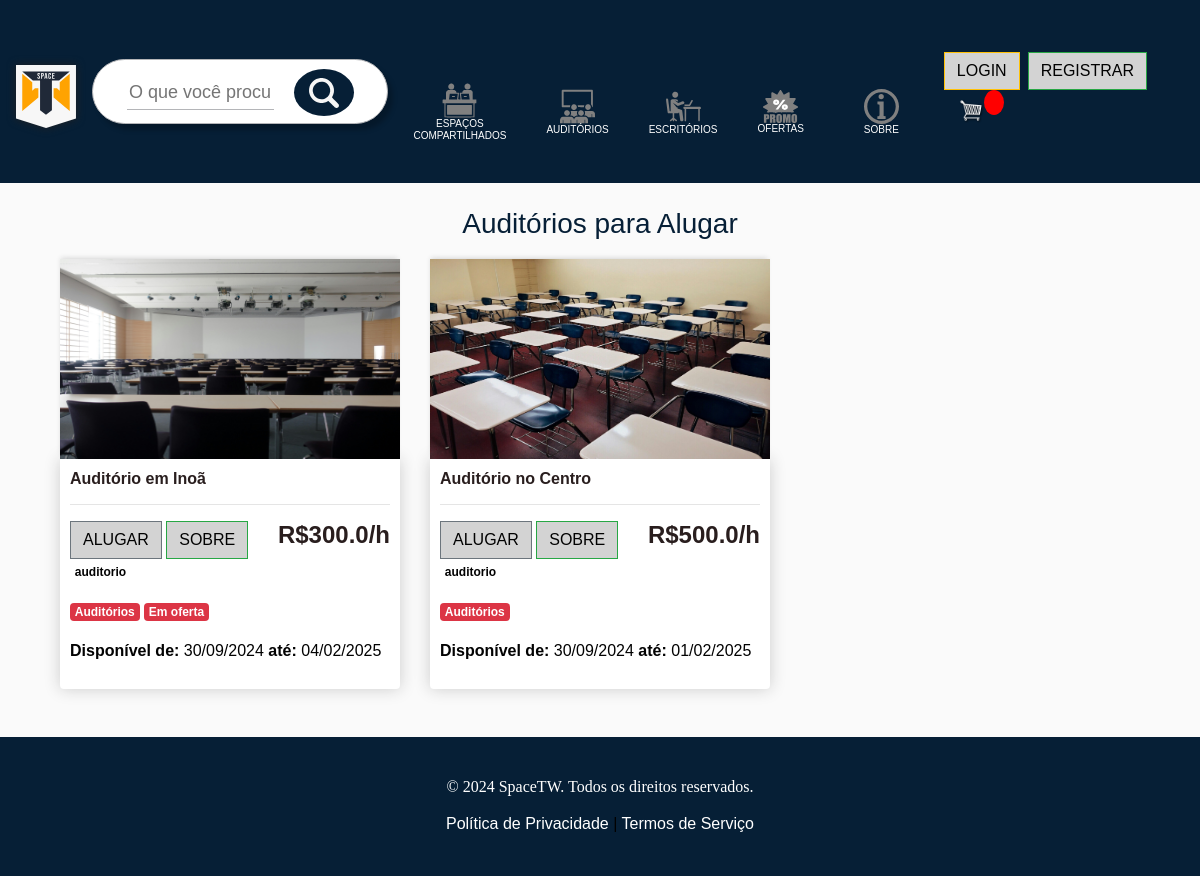
Screenshot of /auditorium-spaces/ with the database file from the repository.
### store/models.py (models this page shows, shortened)
class Product(models.Model):
    name = models.CharField(max_length=200)
    price = models.FloatField()
    digital = models.BooleanField(default=False, null=True, blank=True)
    image = models.ImageField(null=True, blank=True)
    link = models.CharField(max_length=200, null=True)
    on_sale = models.BooleanField(default=False)
    is_rented = models.BooleanField(default=False)
    SPACE_TYPES = [
        ('compartilhado', 'Espaço Compartilhado'),
        ('escritorio', 'Escritório'),
        ('auditorio', 'Auditório'),
    ]
    space_type = models.CharField(max_length=20, choices=SPACE_TYPES, default='escritorio')
    features = models.CharField(max_length=255, default='Nenhuma', blank=True)
    available_from = models.DateField(null=True, blank=True)
    available_to = models.DateField(null=True, blank=True)
    @property
    def imageURL(self):
        try:
            url = self.image.url
        except:
            url = ''
        return url

### store/views.py (the view)
# urls.py: path("auditorium-spaces/", views.auditorium_spaces, name="auditorium_spaces"),
def auditorium_spaces(request):
    auditorium_products = Product.objects.filter(
        space_type="auditorio",
        is_rented=False,
        available_from__lte=today,
        available_to__gte=today,
    )
    return render(
        request,
        "store/auditorium_spaces.html",
        {"auditorium_products": auditorium_products},
    )

### store/templates/store/auditorium_spaces.html
{% extends 'store/main.html' %}
{% load static %}
{% block content %}
<div class="container">
    <h1 class="text-center" style="font-family: Arial, sans-serif;">Auditórios para Alugar</h1>
    <div class="row">
        {% for product in auditorium_products %}
        {% if product.available_from and product.available_to %}
        <div class="col-lg-4">
            <img class="thumbnail" src="{{ product.imageURL }}">
            <div class="box-element product">
                <h6><strong>{{ product.name }}</strong></h6>
                <hr>
                <button data-product="{{ product.id }}" data-action="add" class="btn btn-outline-secondary add-btn update-cart">Alugar</button>
                <a class="btn btn-outline-success" href="{{ product.link }}">Sobre</a>
                <h4 style="display: inline-block; float: right;"><strong>R${{ product.price }}/h</strong></h4>
                <p><span class="badge">{{ product.space_type }}</span></p>
                <p><span class="badge badge-danger">Auditórios</span>
                    {% if product.on_sale %}
                    <span class="badge badge-danger">Em oferta</span></p>
                    {% endif %}
                <p><strong>Disponível de:</strong> {{ product.available_from|date:"d/m/Y" }} <strong>até:</strong> {{ product.available_to|date:"d/m/Y" }}</p>
            </div>
        </div>
        {% endif %}
        {% endfor %}
    </div>
</div>
{% endblock content %}

### static/css/main.css (style rules this page uses)
body { background-color: hsl(0, 0%, 98%); color: #d3d3d3; font-family: Arial, sans-serif; }
h1, h2, h3, h4, h5, h6 { color:hsl(0, 15%, 14%); }
p, ul { color: #020202; }
.box-element { box-shadow:hsl(0, 0%, 80%) 0 0 16px; background-color: #fff; border-radius: 4px; padding: 10px; }
.thumbnail { width: 100%; height: 200px; -webkit-box-shadow: -1px -3px 5px -2px rgba(214,214,214,1); -moz-box-shadow: -1px -3px 5px -2px rgba(214,214,214,1); box-shadow: -1px -3px 5px -2px rgba(214,214,214,1); }
.product { border-radius: 0 0 4px 4px; }
.col-lg-4, .col-lg-6, .col-lg-8, .col-lg-12 { margin-top: 10px; }
.btn { border-radius: 0; background-color: #d3d3d3; color: #020202; text-transform: uppercase; cursor: pointer; transition: background-color 0.3s ease; }
.container h1 { font-size: 28px; font-family: 'Times New Roman', Times, serif; color: #061f36 }

### rows the page displays
Product: imageURL (picture), name "Auditório em Inoã", price "300.0", space_type "auditorio", on_sale "Em oferta", available_from "30/09/2024", available_to "04/02/2025"
Product: imageURL (picture), name "Auditório no Centro", price "500.0", space_type "auditorio", available_from "30/09/2024", available_to "01/02/2025"
